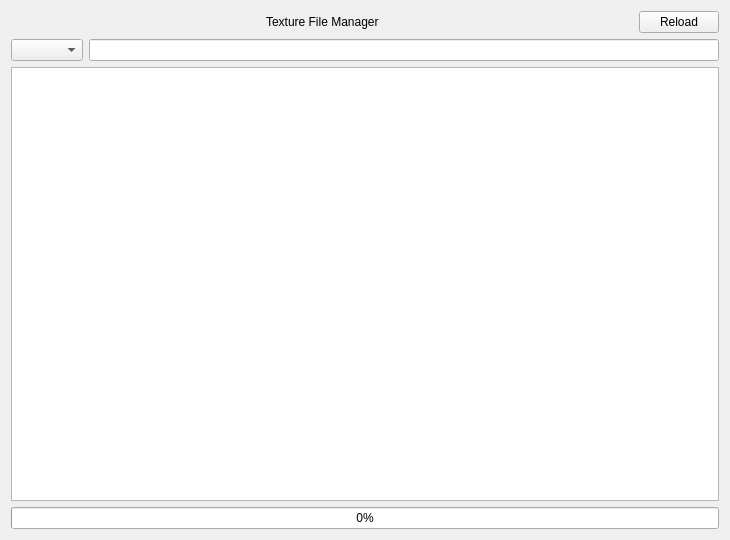
<?xml version="1.0" encoding="UTF-8"?>
<ui version="4.0">
 <class>TexFileManager_QWidget</class>
 <widget class="QWidget" name="TexFileManager_QWidget">
  <property name="geometry">
   <rect>
    <x>0</x>
    <y>0</y>
    <width>730</width>
    <height>540</height>
   </rect>
  </property>
  <property name="windowTitle">
   <string>Keyring Maya Tool</string>
  </property>
  <layout class="QVBoxLayout" name="verticalLayout_2">
   <item>
    <layout class="QVBoxLayout" name="verticalLayout">
     <item>
      <layout class="QHBoxLayout" name="horizontalLayout">
       <item>
        <spacer name="horizontalSpacer">
         <property name="orientation">
          <enum>Qt::Horizontal</enum>
         </property>
         <property name="sizeHint" stdset="0">
          <size>
           <width>40</width>
           <height>20</height>
          </size>
         </property>
        </spacer>
       </item>
       <item>
        <widget class="QLabel" name="label">
         <property name="text">
          <string>Texture File Manager</string>
         </property>
        </widget>
       </item>
       <item>
        <spacer name="horizontalSpacer_2">
         <property name="orientation">
          <enum>Qt::Horizontal</enum>
         </property>
         <property name="sizeHint" stdset="0">
          <size>
           <width>40</width>
           <height>20</height>
          </size>
         </property>
        </spacer>
       </item>
       <item>
        <widget class="QPushButton" name="Reload_Btn">
         <property name="text">
          <string>Reload</string>
         </property>
        </widget>
       </item>
      </layout>
     </item>
     <item>
      <layout class="QHBoxLayout" name="horizontalLayout_2">
       <item>
        <widget class="QComboBox" name="Filter_QComboBox"/>
       </item>
       <item>
        <widget class="QLineEdit" name="Search_QLineEdit"/>
       </item>
      </layout>
     </item>
     <item>
      <widget class="QTableView" name="FileNode_QTableView">
       <property name="selectionBehavior">
        <enum>QAbstractItemView::SelectRows</enum>
       </property>
      </widget>
     </item>
    </layout>
   </item>
   <item>
    <widget class="QProgressBar" name="progressBar">
     <property name="value">
      <number>0</number>
     </property>
    </widget>
   </item>
  </layout>
 </widget>
 <resources/>
 <connections/>
</ui>
